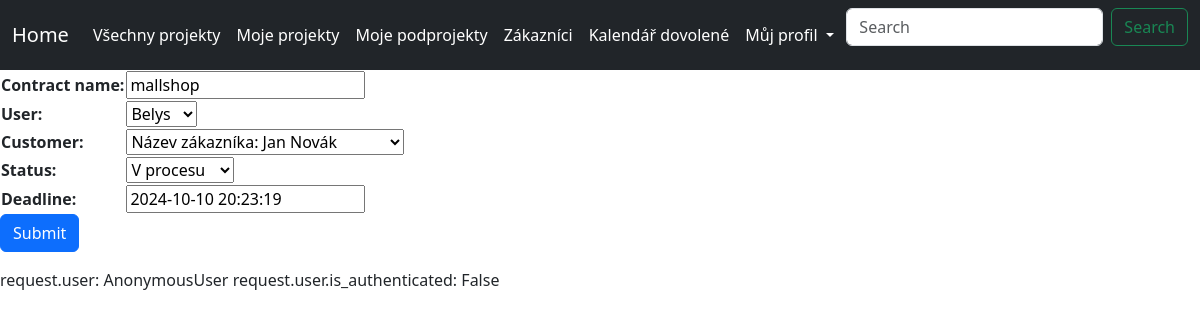
Screenshot of /contract/update/5 with the database file from the repository.
### viewer/models.py (models this page shows, shortened)
class Contract(Model):
    contract_name = CharField(max_length=100)
    created = DateTimeField(auto_now_add=True)
    user = ForeignKey(User, on_delete=DO_NOTHING, default=1)
    customer = ForeignKey(Customer, on_delete=DO_NOTHING, default=1)
    status_choices = [("0","V procesu"), ("1","Dokončeno"), ("2","Zrušeno")]
    status = CharField(max_length=64, choices=status_choices, default=status_choices[0])
    deadline = DateTimeField(default=datetime.now() + timedelta(days=30))

### viewer/views.py (the view)
# urls.py: path('contract/update/<pk>', ContractUpdateView.as_view(), name='contract_update'),
class ContractUpdateView(UpdateView):
    template_name = "form.html"
    model = Contract
    form_class = ContractForm
    success_url = reverse_lazy("navbar_contracts_all")

### viewer/forms.py
class ContractForm(ModelForm):
    class Meta:
        model = Contract
        fields = "__all__"

### viewer/models.py (called while the page is built)
    def __str__(self):
        return f"Název zákazníka: {self.first_name} {self.last_name}"

### viewer/templates/form.html (shortened to what this page needs)
{% load static %}
<html {% if LANGUAGE_CODE %}lang="{{ LANGUAGE_CODE }}" {% endif %}>
<head>
    <link rel="stylesheet" href="{% static 'style.css' %}">
    <link href="https://cdn.jsdelivr.net/npm/bootstrap@5.3.0/dist/css/bootstrap.min.css" rel="stylesheet">
</head>
<body>
    <nav class="navbar navbar-expand-lg navbar-dark bg-dark">
        <div class="container-fluid">
            <a class="navbar-brand" href="{% url 'homepage' %}">Home</a>
            <div class="collapse navbar-collapse" id="navbarSupportedContent">
                <ul class="navbar-nav me-auto mb-2 mb-lg-0">
                    <li class="nav-item">
                        <a class="nav-link" href="{% url 'navbar_contracts_all' %}">Všechny projekty</a>
                    </li>
                    <li class="nav-item">
                        <a class="nav-link" href="{% url 'navbar_contracts' %}">Moje projekty</a>
                    </li>
                    <li class="nav-item">
                        <a class="nav-link" href="{% url 'navbar_show_subcontracts' %}">Moje podprojekty</a>
                    </li>
                    <li class="nav-item">
                        <a class="nav-link" href="{% url 'navbar_customers' %}">Zákazníci</a>
                    </li>
                    <li class="nav-item">
                        <a class="nav-link" href="{% url 'calendar' %}">Kalendář dovolené</a>
                    </li>
                    <li class="nav-item dropdown">
                        <a class="nav-link dropdown-toggle" href="#" role="button" data-bs-toggle="dropdown" aria-expanded="false">
                            Můj profil
                        </a>
                    </li>
                </ul>
                <form class="d-flex" role="search">
                    <input class="form-control me-2" type="search" placeholder="Search" aria-label="Search">
                    <button class="btn btn-outline-success" type="submit">Search</button>
                </form>
            </div>
        </div>
    </nav>
<form method="post">
    <table>{{ form }}</table>
    <input type="submit" value="Submit" class="btn btn-primary">
</form>
request.user: {{ request.user }}
request.user.is_authenticated: {{request.user.is_authenticated}}

### viewer/static/style.css (style rules this page uses)
.navbar { background-color: #343a40; }
.navbar-brand, .nav-link { color: #ffffff !important; }

### rows the page displays
Contract: contract_name "mallshop", user "Belys", customer "Název zákazníka: Jan Novák", status "V procesu", deadline "2024-10-10 20:23:19"

### other values shown
{{ request.user }} "AnonymousUser"
{{ request.user.is_authenticated }} "False"
